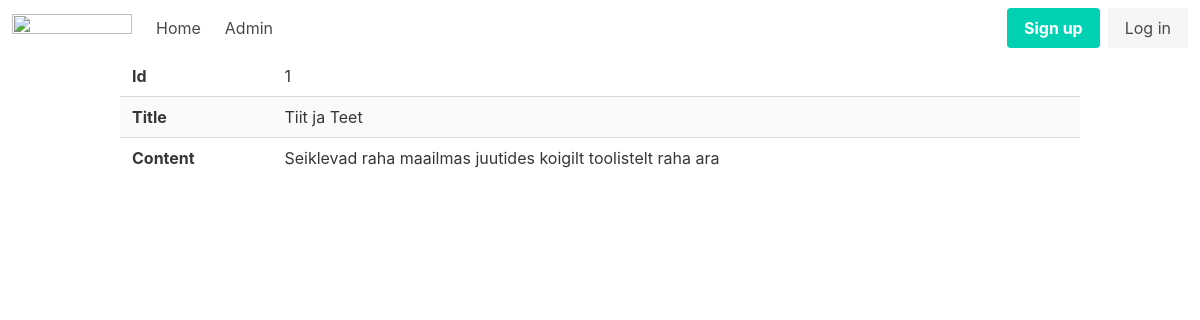
Screenshot of /admin/articles/view?id=1 with the database file from the repository.
### tables this page shows
CREATE TABLE "articles"
(
    id    integer
        primary key autoincrement,
    title text,
    body  text
);

### helpers.php (called while the page is built, shortened)
<?php
function view($viewName, $vars = []){
    extract($vars);
    include __DIR__ . "/views/$viewName.php";
}

### src/Controllers/ArticlesController.php (called while the page is built, shortened)
<?php
class ArticlesController {
    public function show(){
        $id = $_GET['id'];
        $article = Article::find($id);
        view('articles/view', compact('article'));
    }
}

### src/DB.php (called while the page is built, shortened)
<?php
class DB {
    private $conn;
    public function __construct(){
        try {
            $this->conn = new PDO("sqlite:db.sqlite");
            $this->conn->setAttribute(PDO::ATTR_ERRMODE, PDO::ERRMODE_EXCEPTION);
        } catch(PDOException $e) {
            echo "Connection failed: " . $e->getMessage();
        }
    }
    public function find($table, $class, $id){
        $stmt = $this->conn->prepare("SELECT * FROM $table WHERE id=$id");
        $stmt->execute();
        $stmt->setFetchMode(PDO::FETCH_CLASS, $class);
        return $stmt->fetch();
    }
}

### src/Models/Model.php (called while the page is built, shortened)
<?php
class Model {
    public static $table;
    public static function find($id){
        $db = new DB();
        return $db->find(static::$table, static::class, $id);
    }
}

### views/articles/view.php (the view, shortened to what this page needs)
<?php include __DIR__ . '/../partials/header.php' ?>
<div class="container">
    <table class="table is-striped is-fullwidth">
        <tbody>
            <tr>
                <th>Id</th>
                <td><?=$article->id?></td>
            </tr>
            <tr>
                <th>Title</th>
                <td><?=$article->title?></td>
            </tr>
            <tr>
                <th>Content</th>
                <td><?=$article->body?></td>
            </tr>
        </tbody>
    </table>
</div>
<?php include __DIR__ .  '/../partials/footer.php'; ?>

### rows the page displays
articles: id "1", title "Tiit ja Teet", body "Seiklevad raha maailmas juutides koigilt toolistelt raha ara"
